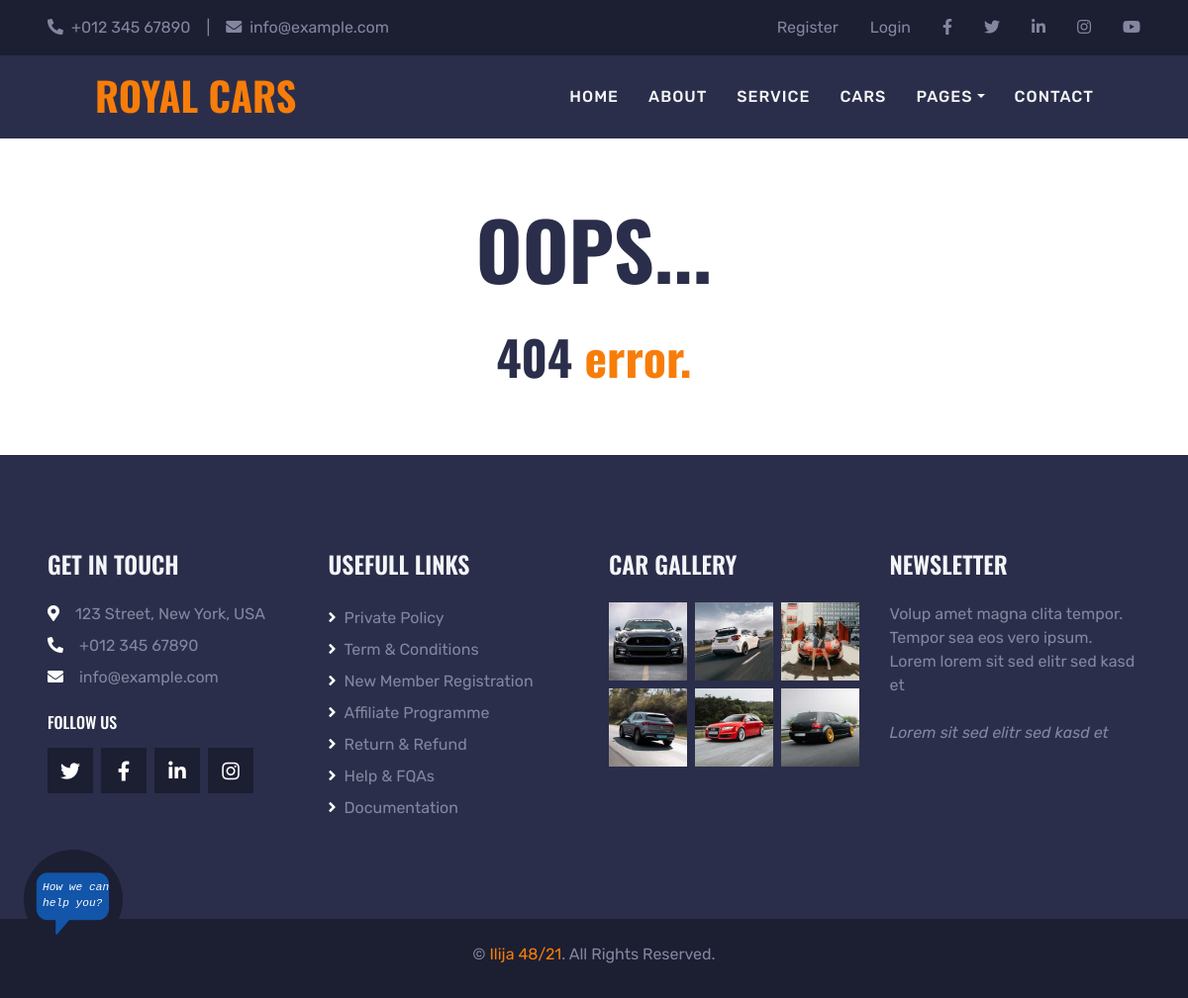
Page /404.php on the committed database.
### tables this page shows
CREATE TABLE `navigation` (
  `id_nav` int(255) NOT NULL,
  `name` varchar(100) NOT NULL,
  `path` varchar(70) NOT NULL,
  `subname` int(255) DEFAULT NULL
);

CREATE TABLE `images` (
  `img_id` int(255) NOT NULL,
  `img_src` varchar(100) NOT NULL,
  `alt` varchar(70) NOT NULL,
  `date_add` date NOT NULL DEFAULT current_timestamp()
);

### config/conf.php (called while the page is built, shortened)
<?php
    $infoCompany = [
    "address" => "123 Street, New York, USA",
    "phone" => "+012 345 67890",
    "email" => "info@example.com"
    ];
    $links = [
    "twitter" => "https://twitter.com/",
    "facebook" => "https://www.facebook.com/",
    "linkedin" => "https://www.linkedin.com/",
    "instagram" => "https://www.instagram.com/",
    "youtube" => "https://www.youtube.com/",
    "Register" => "register.php",
    "Login" => "login.php"
    ];
   $usefullLinks = [
       "Private Policy" => "#",
       "Term & Conditions" => "#",
       "New Member Registration" => "#",
       "Affiliate Programme" => "#",
       "Return & Refund" => "#",
       "Help & FQAs" => "#",
       "Documentation" => "dokumentacija.pdf"
   ];

### includes/footerGallery.php (the view)
<?php
$galleryImages = galleryImages();
?>
<div class="col-lg-3 col-md-6 mb-5">
                <h4 class="text-uppercase text-light mb-4">Car Gallery</h4>
                <div class="row mx-n1">
                   <?php foreach ($galleryImages as $img): ?>
                       <div class="col-4 px-1 mb-2">
                           <a href=""><img class="w-100" src="img/<?=$img->img_src?>" alt="<?=$img->alt?>"></a>
                       </div>
                    <?php endforeach; ?>
                </div>
            </div>

### includes/header.php (shortened to what this page needs)
<?php
include "config/conf.php";
include "config/connection.php";
include "logic/functions.php";
$nav = selectNavigation();
global $infoCompany;
global $links;
?>
<!DOCTYPE html>
<html lang="en">
<head>
    <link href="https://cdnjs.cloudflare.com/ajax/libs/font-awesome/5.15.0/css/all.min.css" rel="stylesheet">
    <link href="lib/owlcarousel/assets/owl.carousel.min.css" rel="stylesheet">
    <link href="lib/tempusdominus/css/tempusdominus-bootstrap-4.min.css" rel="stylesheet" />
    <link href="css/bootstrap.min.css" rel="stylesheet">
    <link href="css/style.css" rel="stylesheet">
</head>
<body>
    <div class="container-fluid bg-dark py-3 px-lg-5 d-none d-lg-block">
        <div class="row">
            <div class="col-md-6 text-center text-lg-left mb-2 mb-lg-0">
                <div class="d-inline-flex align-items-center">
                    <a class="text-body pr-3" href="#"><i class="fa fa-phone-alt mr-2"></i><?= $infoCompany["phone"]; ?></a>
                    <span class="text-body">|</span>
                    <a class="text-body px-3" href="#"><i class="fa fa-envelope mr-2"></i><?= $infoCompany["email"]; ?></a>
                </div>
            </div>
            <div class="col-md-6 text-center text-lg-right">
                <div class="d-inline-flex align-items-center">
                    <?php if(!isset($_SESSION["user"])):?>
                        <a class="text-body px-3" href="<?= $links["Register"] ?>"><?= array_search('register.php',$links) ?></a>
                        <a class="text-body px-3" href="<?= $links["Login"] ?>"><?= array_search('login.php',$links) ?> </a>
                        <a class="text-body px-3" href="<?= $links["facebook"] ?>">
                            <i class="fab fa-facebook-f"></i>
                        </a>
                        <a class="text-body px-3" href="<?= $links["twitter"] ?>">
                            <i class="fab fa-twitter"></i>
                        </a>
                        <a class="text-body px-3" href="<?= $links["linkedin"] ?>">
                            <i class="fab fa-linkedin-in"></i>
                        </a>
                        <a class="text-body px-3" href="<?= $links["instagram"] ?>">
                            <i class="fab fa-instagram"></i>
                        </a>
                        <a class="text-body pl-3" href="<?= $links["youtube"] ?>">
                            <i class="fab fa-youtube"></i>
                        </a>
                    <?php endif; ?>
                </div>
            </div>
        </div>
    </div>
    <div class="container-fluid position-relative nav-bar p-0">
        <div class="position-relative" style="z-index: 9;">
            <nav class="navbar navbar-expand-lg bg-secondary navbar-dark py-3 py-lg-0 pl-3 pl-lg-5">
                <a href="index.php" class="navbar-brand">
                    <h1 class="text-uppercase text-primary mb-1 ml-lg-5">Royal Cars</h1>
                </a>
                <div class="collapse navbar-collapse justify-content-between px-3 mr-lg-5" id="navbarCollapse">
                    <div class="navbar-nav ml-auto py-0">
                        <?php
                        foreach ($nav as $item){
                            if ($item->id_nav == 5){
                                echo printNavDdl(5,$item->name);
                            }
                            else {
                                echo "<a href='$item->path' class='nav-item nav-link'>$item->name</a>";
                            }
                        }
                        ?>
                    </div>
                </div>
            </nav>
        </div>
    </div>
<div id="chatBox">
    <img src="img/chat.png" alt="chatImg"/>
</div>

### logic/functions.php (shortened to what this page needs)
<?php
function selectNavigation(){
    global $conn;
    $query = "SELECT * FROM navigation WHERE subname IS NULL";
    $select = $conn->query($query);
    return $select->fetchAll();
}
function printNavDdl($id,$name){
    global $conn;
    $upit = "SELECT * FROM navigation WHERE subname = $id";
    $select = $conn->query($upit)->fetchAll();
    $string = "";
    $string .= '<div class="nav-item dropdown">
                                    <a href="#" class="nav-link dropdown-toggle" data-toggle="dropdown">'.$name.'</a>
                                    <div class="dropdown-menu rounded-0 m-0"> ';
    foreach ($select as $i){
        $string .= ' <a href="'.$i->path.'" class="dropdown-item">'.$i->name.'</a>';
    }
    $string .= '</div></div>';
    return $string;
}
function galleryImages(){
    global $conn;
    $query = "SELECT img_src,alt FROM images WHERE img_id IN(SELECT img_id FROM gallery)
               ORDER BY date_add DESC LIMIT 6";
    $select = $conn->query($query);
    return $select->fetchAll();
}

### 404.php
<?php
include "includes/header.php";
?>
<div id="page404">
    <h1>OOPS...</h1>
    <h2>404 <span class="text-primary">error.</span></h2>
</div>
<?php
include "includes/footer.php";
?>

### includes/footer.php (shortened to what this page needs)
<?php
include "config/conf.php";
global $links;
global $usefullLinks;
global $infoCompany;
?>
<div class="container-fluid bg-secondary py-5 px-sm-3 px-md-5">
    <div class="row pt-5">
        <div class="col-lg-3 col-md-6 mb-5">
            <h4 class="text-uppercase text-light mb-4">Get In Touch</h4>
            <p class="mb-2"><i class="fa fa-map-marker-alt text-white mr-3"></i><?= $infoCompany["address"] ?></p>
            <p class="mb-2"><i class="fa fa-phone-alt text-white mr-3"></i><?= $infoCompany["phone"] ?></p>
            <p><i class="fa fa-envelope text-white mr-3"></i><?= $infoCompany["email"] ?></p>
            <h6 class="text-uppercase text-white py-2">Follow Us</h6>
            <div class="d-flex justify-content-start">
                <a class="btn btn-lg btn-dark btn-lg-square mr-2" href="<?= $links['twitter']; ?>"><i class="fab fa-twitter"></i></a>
                <a class="btn btn-lg btn-dark btn-lg-square mr-2" href="<?= $links['facebook']; ?>"><i class="fab fa-facebook-f"></i></a>
                <a class="btn btn-lg btn-dark btn-lg-square mr-2" href="<?= $links['linkedin']; ?>"><i class="fab fa-linkedin-in"></i></a>
                <a class="btn btn-lg btn-dark btn-lg-square" href="<?= $links['instagram']; ?>"><i class="fab fa-instagram"></i></a>
            </div>
        </div>
        <div class="col-lg-3 col-md-6 mb-5">
            <h4 class="text-uppercase text-light mb-4">Usefull Links</h4>
            <div class="d-flex flex-column justify-content-start">
                <?php foreach ($usefullLinks as $key => $val): ?>
                    <a class="text-body my-1" href="<?= $val ?>"><i class="fa fa-angle-right text-white mr-2"></i><?= $key ?></a>
                <?php endforeach; ?>
            </div>
        </div>
       <?php
        include_once("footerGallery.php")
       ?>
        <div class="col-lg-3 col-md-6 mb-5">
            <h4 class="text-uppercase text-light mb-4">Newsletter</h4>
            <p class="mb-4">Volup amet magna clita tempor. Tempor sea eos vero ipsum. Lorem lorem sit sed elitr sed
                kasd et</p>
            <i>Lorem sit sed elitr sed kasd et</i>
        </div>
    </div>
</div>
<div class="container-fluid bg-dark py-4 px-sm-3 px-md-5">
    <p class="mb-2 text-center text-body">&copy; <a href="author.php">Ilija 48/21</a>. All Rights Reserved.</p>
</div>
</body>
</html>

### css/style.css (style rules this page uses)
:root { --primary: #F77D0A; --secondary: #2B2E4A; --light: #F4F5F8; --dark: #1C1E32; }
body { overflow-x: hidden; }
h1, h2, .font-weight-bold { font-weight: 700 !important; }
h3, h4, .font-weight-semi-bold { font-weight: 600 !important; }
h5, h6, .font-weight-medium { font-weight: 500 !important; }
.btn-lg-square { width: 46px; height: 46px; }
.btn-square, .btn-sm-square, .btn-lg-square { padding-left: 0; padding-right: 0; text-align: center; }
.nav-bar::before { position: absolute; content: ""; width: 100%; height: 50%; top: 0; left: 0; background: var(--dark); }
.nav-bar::after { position: absolute; content: ""; width: 100%; height: 50%; bottom: 0; left: 0; background: #ffffff; }
.navbar-dark .navbar-nav .nav-link { padding: 30px 15px; font-size: 16px; font-weight: 500; letter-spacing: 1px; text-transform: uppercase; color: var(--light); outline: none; }
#page404 { height: 40vh; display: flex; align-items: center; justify-content: center; flex-direction: column; }
#page404 h1 { font-size: 5rem; }
#page404 h2 { font-size: 3rem; margin-top: 25px; }
#chatBox { position: fixed; left: 2%; bottom: 5%; z-index: 9999; width: 100px; height: 100px; cursor: pointer; border-radius:50% ; background-color: var(--dark); }
#chatBox img { position: absolute; width: 80%; top: 20%; left: 9%; }

### rows in the picture
navigation: name "HOME"
navigation: name "ABOUT"
navigation: name "SERVICE"
navigation: name "CARS"
navigation: name "PAGES"
navigation: name "CONTACT"
images: img_src (picture)
images: img_src (picture)
images: img_src (picture)
images: img_src (picture)
images: img_src (picture)
images: img_src (picture)

### other values in the picture
$infoCompany["phone"] "+012 345 67890"
$infoCompany["email"] "info@example.com"
array_search('register.php',$links) "Register"
array_search('login.php',$links) "Login"
$infoCompany["address"] "123 Street, New York, USA"
$key "Private Policy"
$key "Term & Conditions"
$key "New Member Registration"
$key "Affiliate Programme"
$key "Return & Refund"
$key "Help & FQAs"
$key "Documentation"
